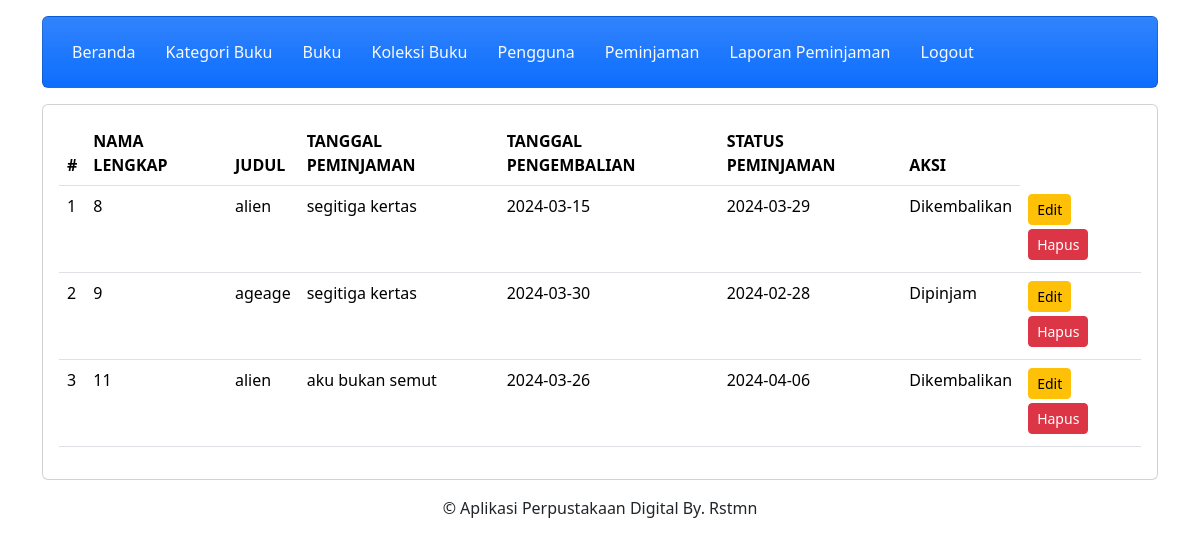
The app's page /petugas/peminjam.php (signed in) with its own data.
### tables this page shows
CREATE TABLE `peminjaman` (
  `peminjaman_id` int(11) NOT NULL,
  `user_id` int(11) NOT NULL,
  `buku_id` int(11) NOT NULL,
  `tanggal_peminjaman` date NOT NULL,
  `tanggal_pengembalian` date NOT NULL,
  `status_peminjaman` varchar(50) NOT NULL
);

CREATE TABLE `user` (
  `user_id` int(11) NOT NULL,
  `username` varchar(255) NOT NULL,
  `password` varchar(255) NOT NULL,
  `email` varchar(255) NOT NULL,
  `nama_lengkap` varchar(255) NOT NULL,
  `alamat` text NOT NULL,
  `level` int(11) NOT NULL
);

CREATE TABLE `buku` (
  `buku_id` int(11) NOT NULL,
  `judul` varchar(255) NOT NULL,
  `penulis` varchar(255) NOT NULL,
  `penerbit` varchar(255) NOT NULL,
  `tahun_terbit` int(11) NOT NULL
);

### petugas/peminjam.php (the view, shortened to what this page needs)
<?php
include 'header.php';
include 'navbar.php';
?>
<!DOCTYPE html>
<html lang="en">
<head>
	<link href="https://cdn.jsdelivr.net/npm/bootstrap-icons@1.4.1/font/bootstrap-icons.css" rel="stylesheet">
	<link href="https://cdn.jsdelivr.net/npm/bootstrap@5.3.2/dist/css/bootstrap.min.css" rel="stylesheet">
</head>
<body>
	<div class="content mt-3">
		<div class="card">
				<div class="card-body">
					<div class="table-responsive">
						<table class="table">
							<thead>
								<tr>
									<th>#</th>
									<th>NAMA LENGKAP</th>
									<th>JUDUL</th>
									<th>TANGGAL PEMINJAMAN</th>
									<th>TANGGAL PENGEMBALIAN</th>
									<th>STATUS PEMINJAMAN</th>
									<th>AKSI</th>
								</tr>
							</thead>
							<tbody>
								<?php
								require_once "../config/config.php";
								$no = 1;
								$sql = "SELECT * FROM peminjaman
                                        INNER JOIN user ON peminjaman.user_id = user.user_id
                                        INNER JOIN buku ON peminjaman.buku_id = buku.buku_id
                                        ";
								$query = mysqli_query($conn, $sql);
								while ($row = mysqli_fetch_array($query)) {
								?>
									<tr>
										<td><?php echo $no++; ?></td>
										<td><?php echo $row['peminjaman_id']; ?></td>
										<td><?php echo $row['nama_lengkap']; ?></td>
										<td><?php echo $row['judul']; ?></td>
										<td><?php echo $row['tanggal_peminjaman']; ?></td>
										<td><?php echo $row['tanggal_pengembalian']; ?></td>
										<td><?php echo $row['status_peminjaman']; ?></td>
										<td>
											<a href="edit_peminjaman.php?peminjaman_id=<?php echo $row["peminjaman_id"]; ?>" class="btn btn-warning btn-sm mb-1">Edit</a>
											<a href="proses_hapus_peminjaman.php?peminjaman_id=<?php echo $row["peminjaman_id"]; ?>" class="btn btn-danger btn-sm mb-1">Hapus</a>
										</td>
									</tr>
								<?php
								}
								?>
							</tbody>
						</table>
					</div>
				</div>
		</div>
	</div>
	<?php
	include "footer.php";
	?>
</body>
</html>

### records on screen
peminjaman: peminjaman_id "8", user.nama_lengkap "alien", buku.judul "segitiga kertas", tanggal_peminjaman "2024-03-15", tanggal_pengembalian "2024-03-29", status_peminjaman "Dikembalikan"
peminjaman: peminjaman_id "9", user.nama_lengkap "ageage", buku.judul "segitiga kertas", tanggal_peminjaman "2024-03-30", tanggal_pengembalian "2024-02-28", status_peminjaman "Dipinjam"
peminjaman: peminjaman_id "11", user.nama_lengkap "alien", buku.judul "aku bukan semut", tanggal_peminjaman "2024-03-26", tanggal_pengembalian "2024-04-06", status_peminjaman "Dikembalikan"
